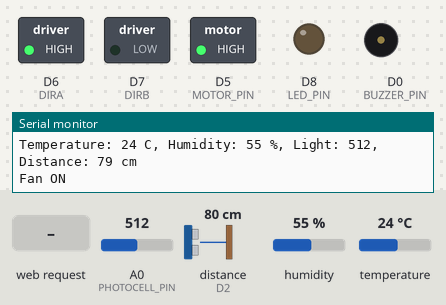
Recording of a sketch running on a simulated ESP8266 (NodeMCU). On the bench: switched loads named in the sketch (green lamp = pin HIGH), output pins drawn as LEDs (lit = HIGH), buzzer (waves = sounding), the last lines printed to the serial monitor. Wiring (inferred from the names in the program): ultrasonic range finder: trigger D3; echo D2. The inputs (shaded band) are chosen by the test bench; at power-on: distance to the obstacle (sensor on D2) 80 cm, A0 (PHOTOCELL_PIN) = 512, humidity 55 %, temperature 24 °C. The echo pulse lasts 58.3 µs per cm; WiFi joins after 1.5 s; servers stay silent unless stated; pins used as bus, display or sensor lines are not drawn.

Above: at 2.7 s.
2.8 s: distance to the obstacle (sensor on D2) set to 18 cm
4.7 s: distance to the obstacle (sensor on D2) set to 14 cm
At 7.49 s:
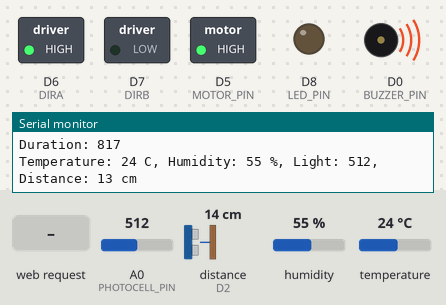
8.8 s: HTTP request GET /fan/off received
At 11.84 s:
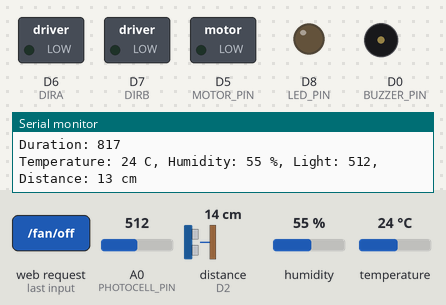
12.9 s: A0 (PHOTOCELL_PIN) set to 484
At 16.9 s:
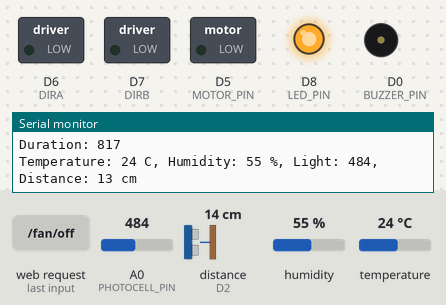
17.0 s: HTTP request GET /fan/on received
At 20.3 s:
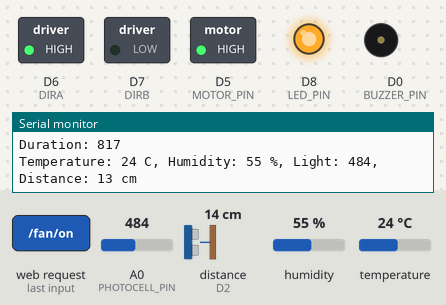
20.5 s: HTTP request GET /fan/off received
At 22.62 s:
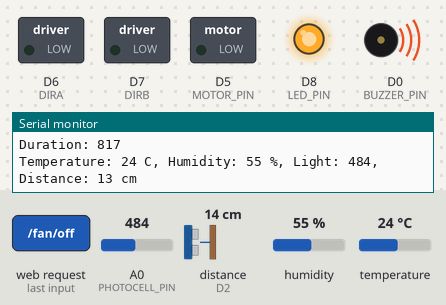
Timing chart, 0 to 25.0 s (numbered marks = the images above; inputs shaded):
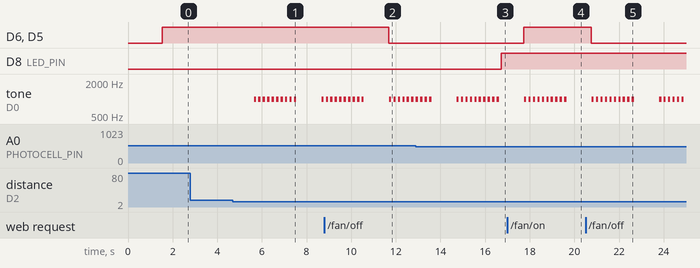

The sketch:

mainprogram.ino
```cpp
#include <SimpleDHT.h>
#include <ESP8266WiFi.h>       // Wi-Fi library (built into ESP8266 Arduino core)
#include <ESP8266WebServer.h>  // Web server library (built into ESP8266 Arduino core)

// ---- Wi-Fi credentials ----
// Replace these with your actual network name and password before uploading
const char* WIFI_SSID     = "YOUR_WIFI_SSID";
const char* WIFI_PASSWORD = "YOUR_WIFI_PASSWORD";

// ---- Web server listening on port 80 ----
ESP8266WebServer server(80);

// Tracks whether Wi-Fi connected successfully; used to guard web server calls
bool wifiConnected = false;

// Define pins
#define TEMP_HUMIDITY_PIN D1  // Temperature and Humidity sensor
#define PHOTOCELL_PIN A0      // Photocell (Light sensor)
#define TRIG_PIN D3           // Ultrasonic TRIG
#define ECHO_PIN D2           // Ultrasonic ECHO
#define BUZZER_PIN D0         // Buzzer
#define LED_PIN D8            // LED

// Motor control pins
const int MOTOR_PIN = D5;      // Speed control
const int DIRA = D6;           // Direction A
const int DIRB = D7;           // Direction B

SimpleDHT11 dht11;

// ---- Sensor variables ----
byte temperature = 0;
byte humidity = 0;
int lightLevel = 0;
long distance = 0;

// ---- Actuator state tracking (used by the dashboard) ----
bool fanState     = false;  // true = fan is ON
bool ledState     = false;  // true = LED is ON
bool buzzerActive = false;  // true = buzzer is currently triggered

// ---- Manual override flags ----
// When true, web commands control the actuator instead of automatic sensor logic.
// They stay in manual mode until the board is reset (simple and beginner-friendly).
bool fanManual = false;
bool ledManual = false;

// Function prototypes
void readSensors();
void controlActuators();
long measureDistance();
void turnOffMotor();
void controlMotor(bool on, int speed, bool direction);
// Web handler prototypes
void handleRoot();
void handleSensorsAPI();
void handleFanOn();
void handleFanOff();
void handleLedOn();
void handleLedOff();

void setup() {
  // Initialize serial for debugging
  Serial.begin(115200);

  // Sensor pin modes
  pinMode(PHOTOCELL_PIN, INPUT);
  pinMode(TRIG_PIN, OUTPUT);
  pinMode(ECHO_PIN, INPUT);

  // Actuator pin modes
  pinMode(BUZZER_PIN, OUTPUT);
  pinMode(LED_PIN, OUTPUT);

  // Motor pin modes
  pinMode(MOTOR_PIN, OUTPUT);
  pinMode(DIRA, OUTPUT);
  pinMode(DIRB, OUTPUT);

  // Initial states
  digitalWrite(BUZZER_PIN, LOW);
  digitalWrite(LED_PIN, LOW);
  turnOffMotor();

  // ---- Connect to Wi-Fi ----
  Serial.print("Connecting to Wi-Fi: ");
  Serial.println(WIFI_SSID);
  WiFi.begin(WIFI_SSID, WIFI_PASSWORD);
  int attempts = 0;
  while (WiFi.status() != WL_CONNECTED && attempts < 30) {  // 30 x 500ms = 15s timeout
    delay(500);
    Serial.print(".");
    attempts++;
  }
  Serial.println();

  if (WiFi.status() != WL_CONNECTED) {
    Serial.println("Wi-Fi connection failed. Running without web dashboard.");
  } else {
    wifiConnected = true;
    Serial.print("Wi-Fi connected! Dashboard available at: http://");
    Serial.println(WiFi.localIP());

    // ---- Register web server routes ----
    server.on("/",            handleRoot);        // HTML dashboard
    server.on("/api/sensors", handleSensorsAPI);  // JSON sensor data API
    server.on("/fan/on",      handleFanOn);       // Turn fan ON (manual override)
    server.on("/fan/off",     handleFanOff);      // Turn fan OFF (manual override)
    server.on("/led/on",      handleLedOn);       // Turn LED ON (manual override)
    server.on("/led/off",     handleLedOff);      // Turn LED OFF (manual override)

    // Start the web server
    server.begin();
    Serial.println("Web server started.");
  }
}

void loop() {
  // Handle any incoming web requests first (non-blocking)
  if (wifiConnected) {
    server.handleClient();
  }

  // Step 1: Read all sensors
  readSensors();

  // Step 2: Actuate devices based on sensor data (respects manual overrides)
  controlActuators();

  // Step 3: Add delay for stable reading
  delay(1000);
}

void readSensors() {
  // Measure temperature and humidity
  dht11.read(TEMP_HUMIDITY_PIN, &temperature, &humidity, NULL);

  // Read photocell
  lightLevel = analogRead(PHOTOCELL_PIN);

  // Measure distance using ultrasonic sensor
  distance = measureDistance();

  // Debugging output
  Serial.print("Temperature: ");
  Serial.print(temperature);
  Serial.print(" C, Humidity: ");
  Serial.print(humidity);
  Serial.print(" %, Light: ");
  Serial.print(lightLevel);
  Serial.print(", Distance: ");
  Serial.print(distance);
  Serial.println(" cm");
}

void controlActuators() {
  // ---- Buzzer: motion detection (always automatic, no manual override) ----
  if (distance > 0 && distance < 15) {
    buzzerActive = true;
    // Start a beeping pattern for the buzzer to create an alarm-like sound
    for (int i = 0; i < 10; i++) {  // Repeat 10 times
      tone(BUZZER_PIN, 1000);  // Set the frequency to 1000Hz
      delay(100);               // Sound on for 100ms
      noTone(BUZZER_PIN);       // Turn off buzzer
      delay(100);               // Sound off for 100ms
    }
  } else {
    buzzerActive = false;
    noTone(BUZZER_PIN);  // Ensure buzzer is off if the distance is greater than 15cm
  }

  // ---- LED: light control (skipped when manual override is active) ----
  if (!ledManual) {
    if (lightLevel < 500) {
      digitalWrite(LED_PIN, HIGH);  // Turn on LED
      ledState = true;
    } else {
      digitalWrite(LED_PIN, LOW);   // Turn off LED
      ledState = false;
    }
  }

  // ---- Fan: temperature control (skipped when manual override is active) ----
  if (!fanManual) {
    if (temperature > 22) {
      controlMotor(true, 1023, true);  // Turn on fan at full speed in one direction
      fanState = true;
      Serial.println("Fan ON");
    } else {
      turnOffMotor();  // Turn off fan
      fanState = false;
      Serial.println("Fan OFF");
    }
  }
}

void turnOffMotor() {
  digitalWrite(MOTOR_PIN, LOW);
  digitalWrite(DIRA, LOW);
  digitalWrite(DIRB, LOW);
}

void controlMotor(bool on, int speed, bool direction) {
  if (on) {
    // Set motor speed
    analogWrite(MOTOR_PIN, speed);

    // Set motor direction
    if (direction) {
      digitalWrite(DIRA, HIGH);
      digitalWrite(DIRB, LOW);
    } else {
      digitalWrite(DIRA, LOW);
      digitalWrite(DIRB, HIGH);
    }
  } else {
    turnOffMotor();
  }
}

long measureDistance() {
  // Send trigger pulse
  digitalWrite(TRIG_PIN, LOW);
  delayMicroseconds(2);
  digitalWrite(TRIG_PIN, HIGH);
  delayMicroseconds(10);
  digitalWrite(TRIG_PIN, LOW);

  // Measure echo pulse duration
  long duration = pulseIn(ECHO_PIN, HIGH);

  // Debugging: Check the duration
  Serial.print("Duration: ");
  Serial.println(duration);

  if (duration == 0) {
    return 0;  // Return 0 if no echo is detected
  }

  // Calculate distance in cm
  long distance = duration * 0.034 / 2;

  return distance;
}

// ============================================================
// Web Server Handlers
// ============================================================

// HTML dashboard stored in flash (PROGMEM) to avoid consuming heap RAM
const char HTML_PAGE[] PROGMEM =
  "<!DOCTYPE html>"
  "<html lang='en'>"
  "<head>"
    "<meta charset='UTF-8'>"
    "<meta name='viewport' content='width=device-width, initial-scale=1.0'>"
    "<title>Env &amp; Security System</title>"
    "<style>"
      "* { box-sizing: border-box; margin: 0; padding: 0; }"
      "body { font-family: Arial, sans-serif; background: #1a1a2e; color: #e0e0e0; min-height: 100vh; padding: 20px; }"
      "h1 { text-align: center; color: #00d4ff; margin-bottom: 8px; font-size: 1.6em; }"
      ".subtitle { text-align: center; color: #888; margin-bottom: 24px; font-size: 0.9em; }"
      ".grid { display: grid; grid-template-columns: repeat(auto-fit, minmax(150px, 1fr)); gap: 16px; max-width: 700px; margin: 0 auto 24px; }"
      ".card { background: #16213e; border-radius: 12px; padding: 20px 16px; text-align: center; border: 1px solid #0f3460; }"
      ".card .label { font-size: 0.8em; color: #aaa; margin-bottom: 8px; text-transform: uppercase; letter-spacing: 1px; }"
      ".card .value { font-size: 1.8em; font-weight: bold; color: #00d4ff; }"
      ".card .unit  { font-size: 0.75em; color: #888; }"
      ".card.on  .value { color: #4caf50; }"
      ".card.off .value { color: #f44336; }"
      ".controls { max-width: 700px; margin: 0 auto; }"
      ".controls h2 { color: #00d4ff; margin-bottom: 12px; font-size: 1.1em; }"
      ".btn-row { display: flex; gap: 10px; flex-wrap: wrap; margin-bottom: 12px; }"
      ".btn { padding: 10px 20px; border: none; border-radius: 8px; cursor: pointer; font-size: 0.9em; font-weight: bold; transition: opacity .2s; }"
      ".btn:hover { opacity: 0.8; }"
      ".btn-on  { background: #4caf50; color: #fff; }"
      ".btn-off { background: #f44336; color: #fff; }"
      ".status-bar { text-align: center; color: #555; font-size: 0.75em; margin-top: 20px; }"
    "</style>"
  "</head>"
  "<body>"
    "<h1>&#127968; Env &amp; Security Dashboard</h1>"
    "<p class='subtitle'>Auto-refreshes every 3 seconds</p>"
    "<div class='grid'>"
      "<div class='card'><div class='label'>Temperature</div><div class='value' id='temp'>--</div><div class='unit'>&#176;C</div></div>"
      "<div class='card'><div class='label'>Humidity</div><div class='value' id='hum'>--</div><div class='unit'>%</div></div>"
      "<div class='card'><div class='label'>Light Level</div><div class='value' id='light'>--</div><div class='unit'>raw</div></div>"
      "<div class='card'><div class='label'>Distance</div><div class='value' id='dist'>--</div><div class='unit'>cm</div></div>"
      "<div class='card' id='fanCard'><div class='label'>Fan</div><div class='value' id='fan'>--</div></div>"
      "<div class='card' id='ledCard'><div class='label'>LED</div><div class='value' id='led'>--</div></div>"
      "<div class='card' id='buzCard'><div class='label'>Buzzer</div><div class='value' id='buz'>--</div></div>"
    "</div>"
    "<div class='controls'>"
      "<h2>Remote Control</h2>"
      "<div class='btn-row'>"
        "<button class='btn btn-on'  onclick=\"sendCmd('/fan/on')\">&#128168; Fan ON</button>"
        "<button class='btn btn-off' onclick=\"sendCmd('/fan/off')\">&#128168; Fan OFF</button>"
      "</div>"
      "<div class='btn-row'>"
        "<button class='btn btn-on'  onclick=\"sendCmd('/led/on')\">&#128161; LED ON</button>"
        "<button class='btn btn-off' onclick=\"sendCmd('/led/off')\">&#128161; LED OFF</button>"
      "</div>"
    "</div>"
    "<p class='status-bar' id='statusBar'>Loading...</p>"
    "<script>"
      // Fetch sensor data from /api/sensors and update the cards on the page
      "function updateDashboard() {"
        "fetch('/api/sensors')"
          ".then(function(res) { return res.json(); })"
          ".then(function(d) {"
            "document.getElementById('temp').textContent  = d.temperature;"
            "document.getElementById('hum').textContent   = d.humidity;"
            "document.getElementById('light').textContent = d.light;"
            "document.getElementById('dist').textContent  = d.distance;"
            "setCard('fan', d.fan, 'fanCard');"
            "setCard('led', d.led, 'ledCard');"
            "setCard('buz', d.buzzer, 'buzCard');"
            "document.getElementById('statusBar').textContent = 'Last updated: ' + new Date().toLocaleTimeString();"
          "})"
          ".catch(function() {"
            "document.getElementById('statusBar').textContent = 'Connection error - retrying...';"
          "});"
      "}"
      // Update a card's displayed value and colour based on ON/OFF state
      "function setCard(valueId, isOn, cardId) {"
        "var el   = document.getElementById(valueId);"
        "var card = document.getElementById(cardId);"
        "el.textContent  = isOn ? 'ON' : 'OFF';"
        "card.className  = 'card ' + (isOn ? 'on' : 'off');"
      "}"
      // Send a control command to the board and refresh the dashboard immediately
      "function sendCmd(path) {"
        "fetch(path).then(function() { updateDashboard(); });"
      "}"
      // Load data immediately, then refresh every 3 seconds
      "updateDashboard();"
      "setInterval(updateDashboard, 3000);"
    "</script>"
  "</body>"
  "</html>";

// Serves the HTML dashboard at http://<device-IP>/
// HTML is read directly from flash (PROGMEM) — no heap allocation needed
void handleRoot() {
  server.send_P(200, "text/html", HTML_PAGE);
}

// Returns all sensor and actuator data as JSON at /api/sensors
void handleSensorsAPI() {
  // Build a simple JSON string (no extra library needed)
  // Pre-allocate ~120 bytes to avoid repeated heap reallocations
  String json;
  json.reserve(120);
  json = "{";
  json += "\"temperature\":"  + String(temperature)                    + ",";
  json += "\"humidity\":"     + String(humidity)                       + ",";
  json += "\"light\":"        + String(lightLevel)                     + ",";
  json += "\"distance\":"     + String(distance)                       + ",";
  json += "\"fan\":"          + String(fanState     ? "true" : "false") + ",";
  json += "\"led\":"          + String(ledState     ? "true" : "false") + ",";
  json += "\"buzzer\":"       + String(buzzerActive ? "true" : "false");
  json += "}";

  server.send(200, "application/json", json);
}

// Turn the fan ON via web (overrides automatic sensor-based control)
void handleFanOn() {
  fanManual = true;
  fanState  = true;
  controlMotor(true, 1023, true);
  Serial.println("Web: Fan ON (manual)");
  server.send(200, "application/json", "{\"fan\":true}");
}

// Turn the fan OFF via web
void handleFanOff() {
  fanManual = true;
  fanState  = false;
  turnOffMotor();
  Serial.println("Web: Fan OFF (manual)");
  server.send(200, "application/json", "{\"fan\":false}");
}

// Turn the LED ON via web (overrides automatic sensor-based control)
void handleLedOn() {
  ledManual = true;
  ledState  = true;
  digitalWrite(LED_PIN, HIGH);
  Serial.println("Web: LED ON (manual)");
  server.send(200, "application/json", "{\"led\":true}");
}

// Turn the LED OFF via web
void handleLedOff() {
  ledManual = true;
  ledState  = false;
  digitalWrite(LED_PIN, LOW);
  Serial.println("Web: LED OFF (manual)");
  server.send(200, "application/json", "{\"led\":false}");
}
```

Measured:
- the behaviour switches between 16 and 15 cm on distance to the obstacle (sensor on D2) (found by bisection; images 0 and 1)
- the behaviour switches between 500 and 499 on A0 (PHOTOCELL_PIN) (found by bisection; images 2 and 3)
- after the input at 4.7 s, tone on D0 (BUZZER_PIN): goes 9 × (1000 Hz 0.10 s, silent 0.10 s), 1000 Hz 0.10 s, silent 1.1 s, 1000 Hz 0.10 s, then silent, starting after 0.95 s
- after the input at 8.8 s, D6 (DIRA), D5 (MOTOR_PIN): HIGH → LOW after 2.9 s
- after the input at 12.9 s, D8 (LED_PIN): LOW → HIGH after 3.8 s
- after the input at 17.0 s, D6 (DIRA), D5 (MOTOR_PIN): LOW → HIGH after 0.72 s
- after the input at 20.5 s, D6 (DIRA), D5 (MOTOR_PIN): HIGH → LOW after 0.25 s
